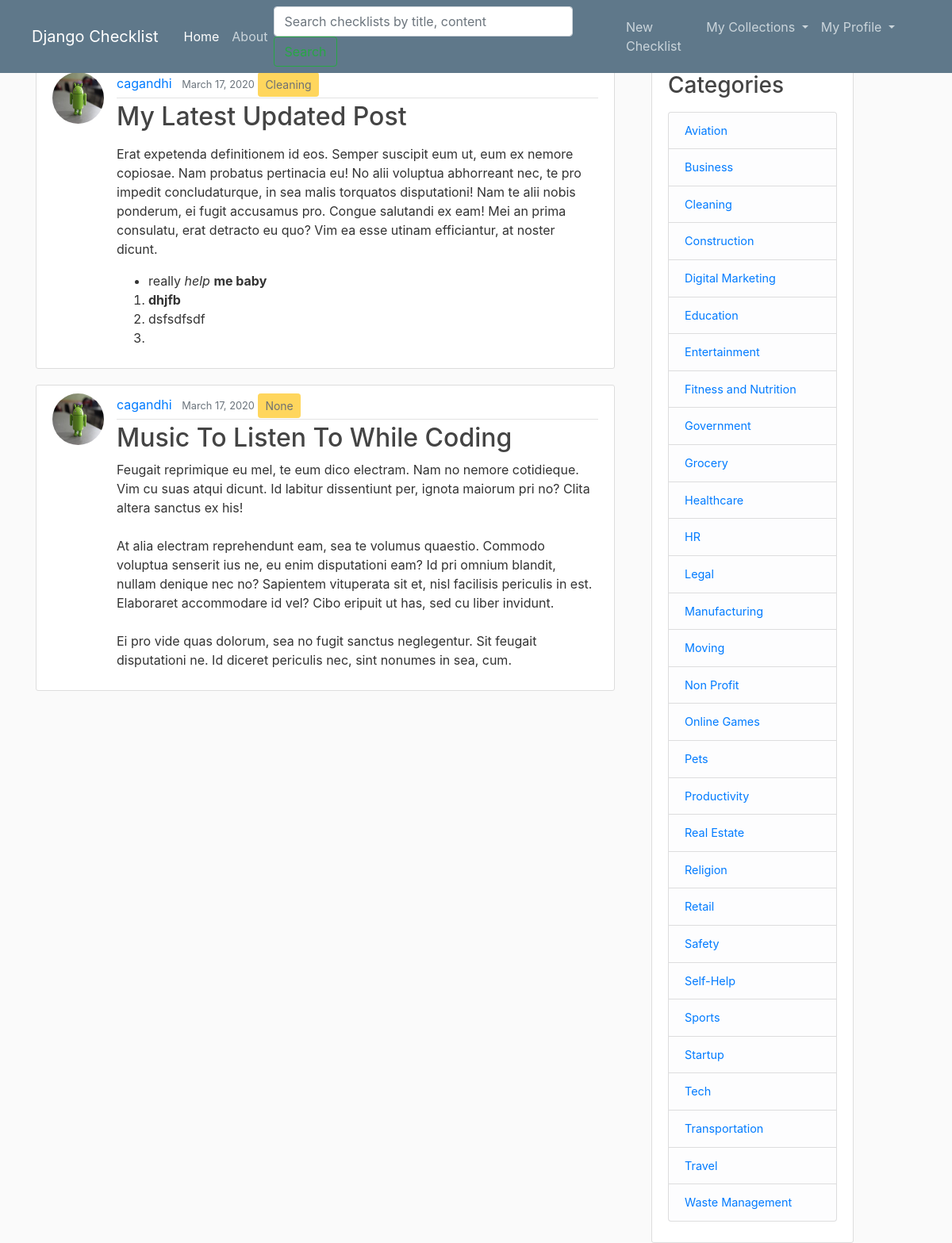
The app's page /mybookmark/ (signed in), older data.
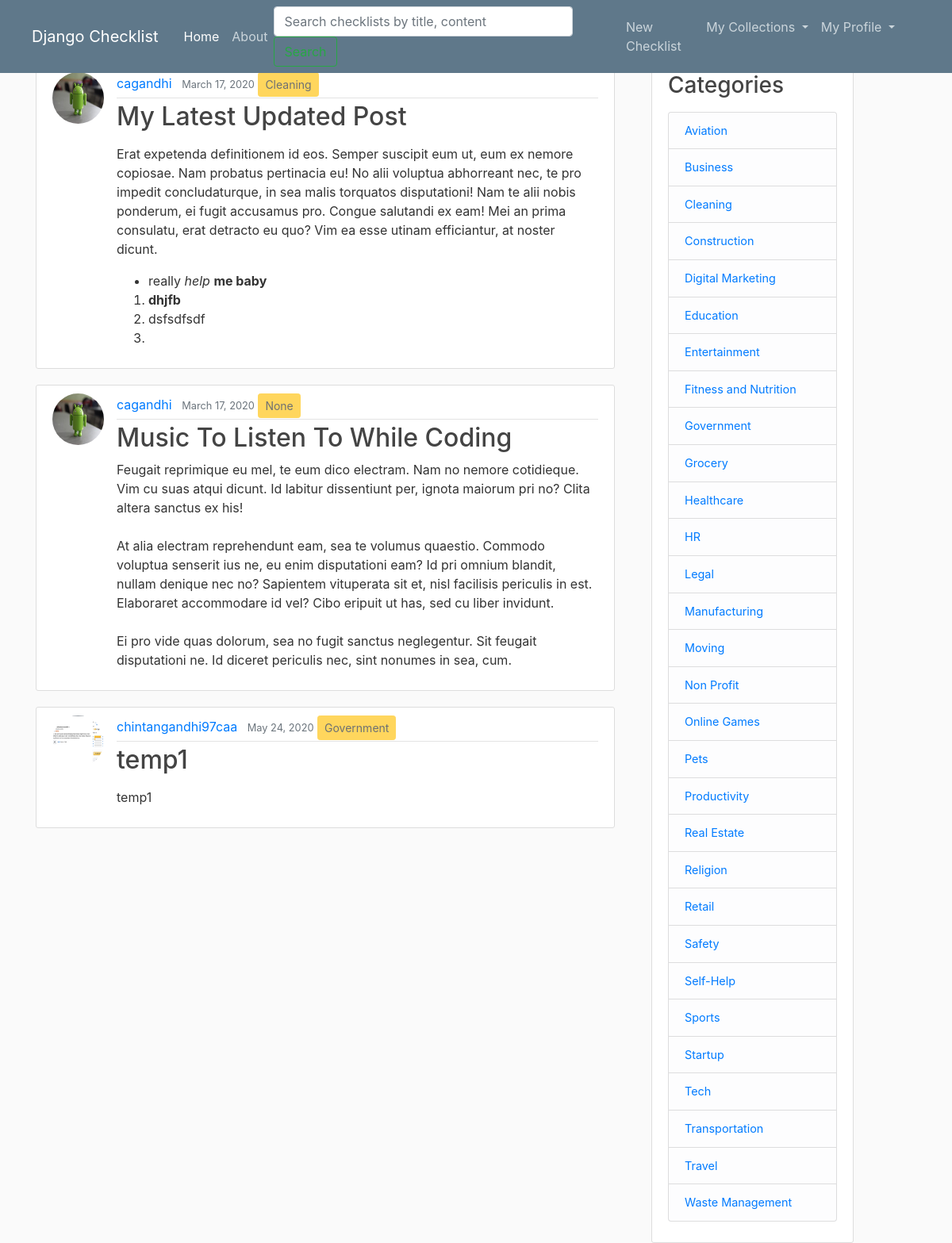
The same page, newer data.
### checklist/models.py (models this page shows, shortened)
class Bookmark(models.Model):
	user = models.ForeignKey(User, on_delete=models.CASCADE)
	checklist = models.ForeignKey(Checklist, on_delete=models.CASCADE)

class Checklist(models.Model):
	title = models.CharField(max_length=100)
	content = RichTextField()
	date_posted = models.DateTimeField(default=timezone.now)
	author = models.ForeignKey(User, on_delete = models.CASCADE)
	visibility = models.IntegerField(default=0)
	category = models.ForeignKey('Category', null=True, on_delete = models.SET_NULL)

class Category(models.Model):
	name = models.CharField(max_length=30)
	def __str__(self):
		return self.name

### users/models.py (models this page shows, shortened)
class Profile(models.Model):
	user = models.OneToOneField(User, on_delete = models.CASCADE)
	image = models.ImageField(default='default.jpg', upload_to='profile_pics')

### checklist/views.py (the view)
# urls.py: path('mybookmark/', views.mybookmark, name='checklist-mybookmark'),
def mybookmark(request):
	context = {
		'bookmarks_var': Bookmark.objects.filter(user=request.user),
		'title': 'My Bookmarks'
	}
	return render(request, 'checklist/mybookmark.html', context) # because render looks in templates subdirectory, by default

### checklist/context_processors.py (called while the page is built)
def add_variable_to_context(request):
	return {
		'category_list': Category.objects.all()
	}

### checklist/templates/checklist/mybookmark.html
{% extends "checklist/base.html" %}
{% block content %}
	{% for bookmark in bookmarks_var %}
		<article class="media content-section">
			<img class="rounded-circle article-img" src="{{ bookmark.checklist.author.profile.image.url }}">
		  <div class="media-body">
		    <div class="article-metadata">
		      <a class="mr-2" href="{% url 'user-checklists' bookmark.checklist.author.username %}">{{ bookmark.checklist.author }}</a>
		      <small class="text-muted">{{ bookmark.checklist.date_posted|date:'F d, Y' }}</small>
		      <button class="btn btn-sm btn-warning" disabled>{{ bookmark.checklist.category }}</button>
		    </div>
		    <h2><a class="article-title" href="#">{{ bookmark.checklist.title }}</a></h2>
		    <p class="article-content">{{ bookmark.checklist.content|safe }}</p>
		  </div>
		</article>
	{% endfor %}
{% endblock %}

### checklist/templates/checklist/base.html (shortened to what this page needs)
{% load static %}
<!DOCTYPE html>
<html>
<head>
    <link rel="stylesheet" href="https://stackpath.bootstrapcdn.com/bootstrap/4.4.1/css/bootstrap.min.css">
    <link rel="stylesheet" type="text/css" href="{% static 'Checklist/main.css' %}">
</head>
<body>
	<header class="site-header">
        <nav class="navbar navbar-expand-md navbar-dark bg-steel fixed-top">
            <div class="navbar-brand mr-4 ml-4">Django Checklist</div>
            <div class="collapse navbar-collapse" id="navbarToggle">
                <ul class="navbar-nav mr-auto">
                  <li class="nav-item active"> <a class="nav-item nav-link" href="{% url 'checklist-home' %}">Home</a> </li>
                  <li class="nav-item"> <a class="nav-item nav-link" href="{% url 'checklist-about' %}">About</a> </li>
                </ul>
                <form class="form-inline mt-2 mt-md-0" action="{% url 'search' %}" method="get" placeholder="Search" aria-label="Search">
                    <input type="text" size="30" maxlength="30" placeholder="Search checklists by title, content" name="q" value="" class="form-control mr-sm-2" id="q">
                    <input type="submit" value="Search" class="btn btn-outline-success my-2 my-sm-0">
                </form>
                <ul class="navbar-nav mr-5">
                    {% if user.is_authenticated %}
                        <li><a class="nav-item nav-link" href="{% url 'checklist-create' %}">New Checklist</a></li>
                        <li class="nav-item dropdown">
                            <a class="nav-link dropdown-toggle" href="#" id="navbarDropdown" role="button" data-toggle="dropdown" aria-haspopup="true" aria-expanded="false"> My Collections </a>
                        </li>
                        <li class="nav-item dropdown">
                            <a class="nav-link dropdown-toggle" href="#" id="navbarDropdown" role="button" data-toggle="dropdown" aria-haspopup="true" aria-expanded="false"> My Profile </a>
                        </li>
                    {% else %}
                        <a class="nav-item nav-link" href="{% url 'login' %}">Login</a>
                        <a class="nav-item nav-link" href="{% url 'register' %}">Register</a>
                    {% endif %}
                </ul>
            </div>
    </nav>
    </header>
	<main role="main" class="container">
      <div class="row">
        <div class="col-md-8">
          {% block content %}{% endblock %}
        </div>
        <div class="col-md-3 ml-3">
          <div class="content-section" style="font-size: 0.9em">
            <h3>Categories</h3>
            <p class='text-muted'>
              <ul class="list-group">
                {% for category in category_list %}
                    <li class="list-group-item list-group-item-light">
                        <a href="{% url 'category' category %}">{{ category }}</a>
                    </li>
                {% endfor %}
              </ul>
            </p>
          </div>
        </div>
      </div>
    </main>
</body>
</html>

Row changes from the older to the newer data that the page shows:
added Bookmark: checklist.author.profile.image (picture), checklist.author "chintangandhi97caa", checklist.date_posted "May 24, 2020", checklist.category "Government", checklist "temp1", checklist.content "temp1"
